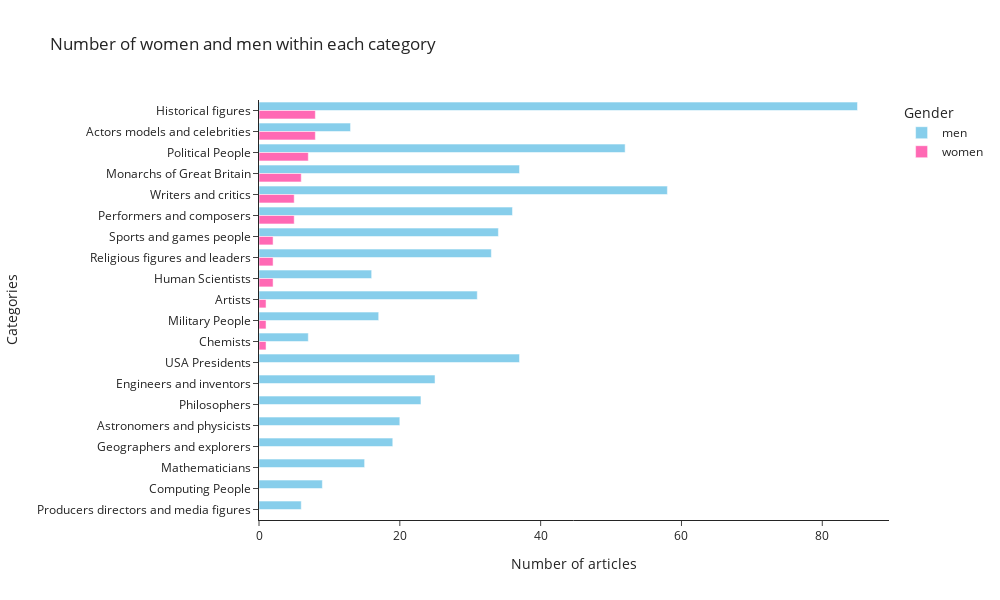

This figure's notebook cell:
### Code cell
fig = px.bar(t, y='category', x='amount', color='gender', barmode='group', 
             color_discrete_sequence = ['skyblue', 'hotpink'], 
             title = 'Number of women and men within each category',
            labels={"category": "Categories",
                    "amount": "Number of articles",
                    "gender": "Gender"},
            orientation='h',
             width=1000, height=600,
            template = 'simple_white'
            )

fig.update_layout(yaxis=dict(autorange="reversed"))
fig.update_layout(yaxis=dict(autorange="reversed"))
fig.show()

#fig.to_html(full_html = False, include_plotlyjs='cdn')
#fig.write_html("datastory_plot/plot3.html", full_html=False, include_plotlyjs='cdn')

### Figure 1 — Plotly figure (JSON) as saved in the notebook; plotly's stock layout.template omitted (floating-point values rounded to 4 significant figures)
{"data": [{"alignmentgroup": "True", "hovertemplate": "Gender=men<br>Number of articles=%{x}<br>Categories=%{y}<extra></extra>", "legendgroup": "men", "marker": {"color": "skyblue", "pattern": {"shape": ""}}, "name": "men", "offsetgroup": "men", "orientation": "h", "showlegend": true, "textposition": "auto", "type": "bar", "x": [85, 13, 52, 37, 58, 36, 34, 33, 16, 31, 17, 7, 37, 25, 23, 20, 19, 15, 9, 6], "xaxis": "x", "y": ["Historical figures", "Actors models and celebrities", "Political People", "Monarchs of Great Britain", "Writers and critics", "Performers and composers", "Sports and games people", "Religious figures and leaders", "Human Scientists", "Artists", "Military People", "Chemists", "USA Presidents", "Engineers and inventors", "Philosophers", "Astronomers and physicists", "Geographers and explorers", "Mathematicians", "Computing People", "Producers directors and media figures"], "yaxis": "y"}, {"alignmentgroup": "True", "hovertemplate": "Gender=women<br>Number of articles=%{x}<br>Categories=%{y}<extra></extra>", "legendgroup": "women", "marker": {"color": "hotpink", "pattern": {"shape": ""}}, "name": "women", "offsetgroup": "women", "orientation": "h", "showlegend": true, "textposition": "auto", "type": "bar", "x": [8, 8, 7, 6, 5, 5, 2, 2, 2, 1, 1, 1, 0, 0, 0, 0, 0, 0, 0, 0], "xaxis": "x", "y": ["Historical figures", "Actors models and celebrities", "Political People", "Monarchs of Great Britain", "Writers and critics", "Performers and composers", "Sports and games people", "Religious figures and leaders", "Human Scientists", "Artists", "Military People", "Chemists", "USA Presidents", "Engineers and inventors", "Philosophers", "Astronomers and physicists", "Geographers and explorers", "Mathematicians", "Computing People", "Producers directors and media figures"], "yaxis": "y"}], "layout": {"barmode": "group", "height": 600, "legend": {"title": {"text": "Gender"}, "tracegroupgap": 0}, "title": {"text": "Number of women and men within each category"}, "width": 1000, "xaxis": {"anchor": "y", "domain": [0, 1], "title": {"text": "Number of articles"}}, "yaxis": {"anchor": "x", "autorange": "reversed", "domain": [0, 1], "title": {"text": "Categories"}}}}
